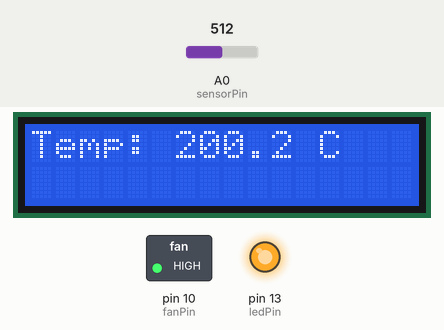
Recording of a sketch running on a simulated Arduino Uno, built with avr-gcc and run on an emulated ATmega328P. Parts: 16×2 character LCD, switched loads named in the sketch (green lamp = pin HIGH), output pins drawn as LEDs (lit = HIGH). Dashed ring = blinking. The test bench sets the inputs (shaded band); at power-on: A0 (sensorPin) = 512. What the sketch prints to the serial monitor is not drawn.

Above: at 3.2 s.
3.3 s: A0 (sensorPin) set to 170
At 5.2 s:
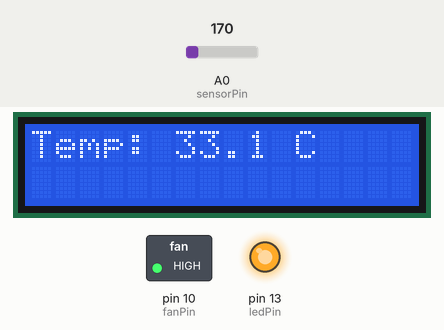
5.5 s: A0 (sensorPin) set to 144
At 7.2 s:
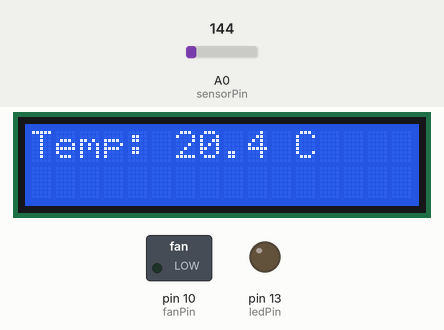
7.5 s: A0 (sensorPin) set to 133
At 9.0 s:
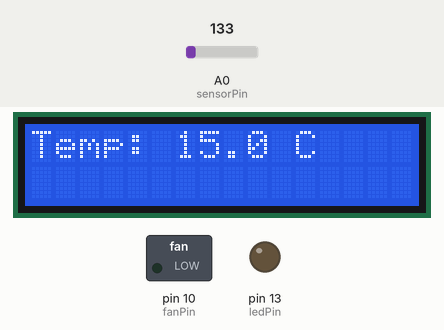
9.5 s: A0 (sensorPin) set to 109
At 10.4 s:
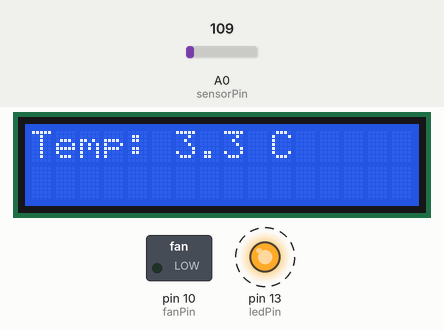
Timing chart, 0 to 14.5 s (numbered marks = the images above; inputs shaded):
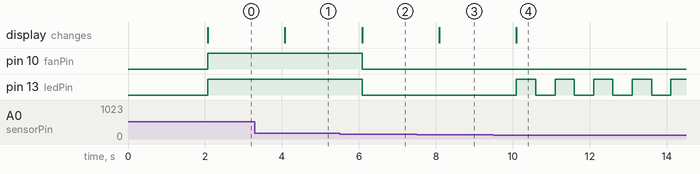

Measured:
- the behaviour switches between 154 and 153 on A0 (sensorPin) (found by bisection; images 1 and 2)
- the behaviour switches between 123 and 122 on A0 (sensorPin) (found by bisection; images 3 and 4)
- after the input at 3.3 s, the display: changes after 0.78 s (image 1)
- after the input at 5.5 s, pin 10 (fanPin), pin 13 (ledPin): HIGH → LOW after 0.58 s; the display: changes after 0.58 s (image 2)
- after the input at 7.5 s, the display: changes after 0.59 s (image 3)
- after the input at 9.5 s, pin 13 (ledPin): alternates HIGH for 0.50 s and LOW for 0.50 s, starting after 0.60 s; the display: changes after 0.60 s (image 4)

The sketch:

temp_lcd.ino
```cpp
#include <LiquidCrystal.h>

LiquidCrystal lcd_1(12, 11, 5, 4, 3, 2);

const int ledPin   = 13;
const int fanPin   = 10;
const int sensorPin = A0;

float temperatura = 0;

void setup() {
  Serial.begin(9600);
  lcd_1.begin(16, 2);
  lcd_1.print("Sistema Temp");
  delay(2000);
  lcd_1.clear();

  pinMode(ledPin, OUTPUT);
  pinMode(fanPin, OUTPUT);
  digitalWrite(ledPin, LOW);
  digitalWrite(fanPin, LOW);
}
void loop() {
  int lectura = analogRead(sensorPin);
  float voltaje = lectura * (5.0 / 1023.0);
  temperatura = (voltaje - 0.5) * 100.0;
  Serial.print("Temperatura: ");
  Serial.print(temperatura);
  Serial.println(" °C");
  lcd_1.setCursor(0, 0);
  lcd_1.print("Temp: ");
  lcd_1.print(temperatura, 1);
  lcd_1.print(" C   ");

  if (temperatura <= 10) {
    digitalWrite(fanPin, LOW);
    digitalWrite(ledPin, HIGH);
    lcd_1.setCursor(0, 1);
    delay(500);
    digitalWrite(ledPin, LOW);
    delay(500);
  }

  else if (temperatura > 10 && temperatura <= 25) {
    digitalWrite(fanPin, LOW);
    digitalWrite(ledPin, LOW);
    lcd_1.setCursor(0, 1);
    delay(1000);
  }

  else if (temperatura >= 26) {
    digitalWrite(ledPin, HIGH);
    digitalWrite(fanPin, HIGH);
    lcd_1.setCursor(0, 1);
    delay(1000);
  }
}
```
